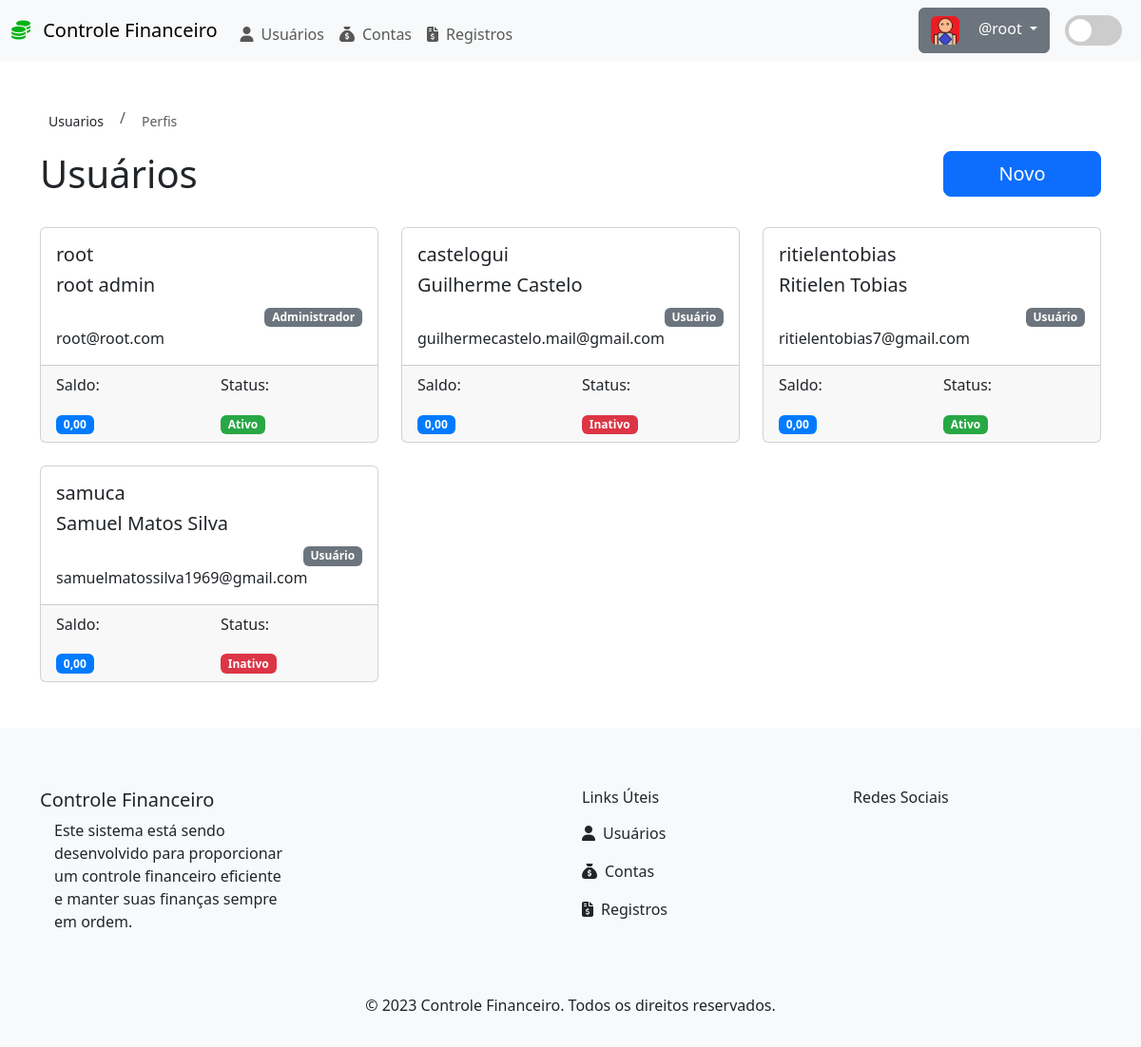
/?page=listarUsuario (signed in), run on an earlier commit of the app's database.
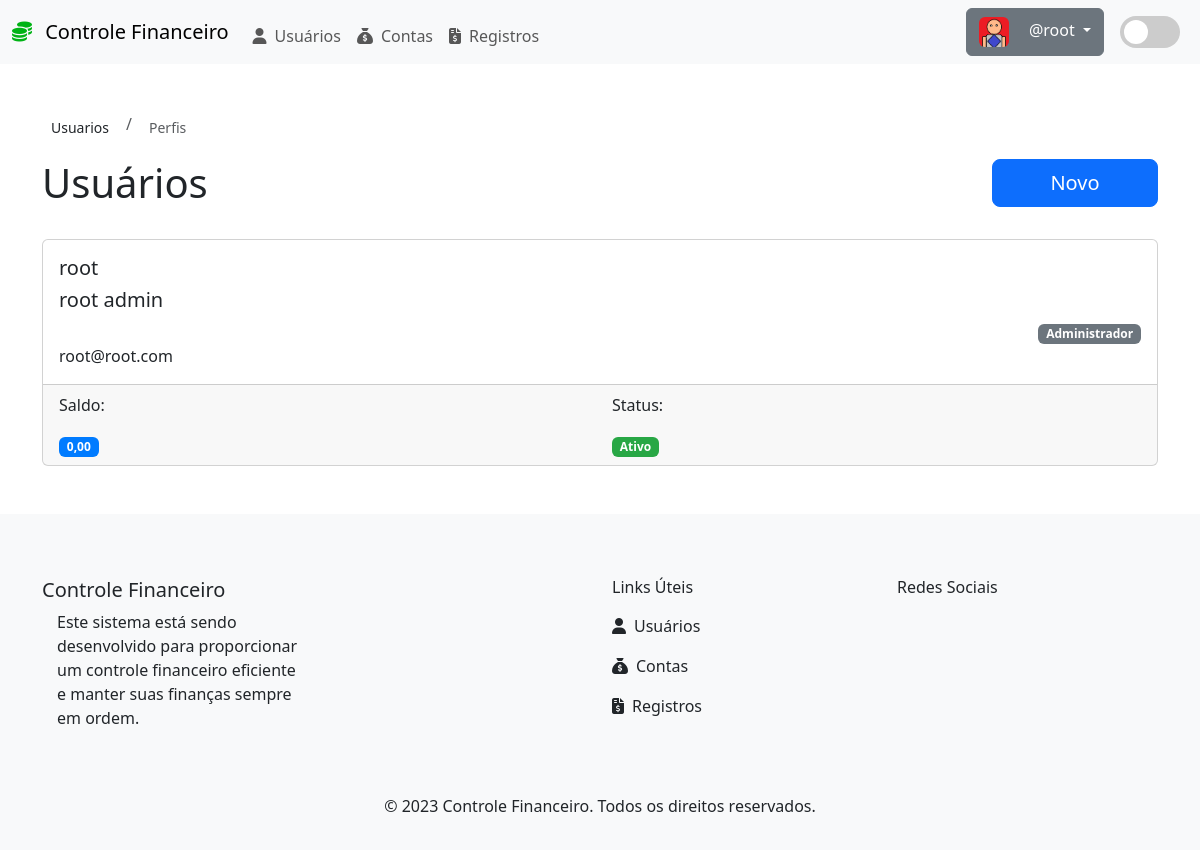
And on a later commit of the database.
### tables this page shows
CREATE TABLE IF NOT EXISTS `usuario` (
  `idUsuario` int UNSIGNED NOT NULL AUTO_INCREMENT,
  `nomeUsuario` varchar(255) DEFAULT NULL,
  `sobrenomeUsuario` varchar(255) DEFAULT NULL,
  `dtNascUsuario` date DEFAULT NULL,
  `username` varchar(255) DEFAULT NULL,
  `emailUsuario` varchar(255) DEFAULT NULL,
  `senhaUsuario` varchar(255) DEFAULT NULL,
  `statusUsuario` tinyint(1) DEFAULT '0',
  PRIMARY KEY (`idUsuario`)
);

### src/usuario/lista.php (the view, shortened to what this page needs)
<div class="row">
  <nav aria-label="breadcrumb">
    <ol class="breadcrumb">
      <li class="breadcrumb-item" aria-current="page">
        <a class="btn btn-sm btn-link" onclick="location.href='?page=listarUsuario'">Usuarios</a>
      </li>
      <li class="breadcrumb-item active">
        <a class="btn btn-sm btn-link" onclick="location.href='#'">Perfis</a>
      </li>
    </ol>
  </nav>
</div>
<div class="row">
  <div class="col-10">
    <h1>Usuários</h1>
  </div>
  <div class="col-2">
    <?php
    include("cadastra.php");
    print $botaoCadastraUsuario;
    ?>
  </div>
</div>
<br>
<?php
$sql = "SELECT * FROM usuario";
$res = $conn->query($sql);
$qtd = $res->num_rows;
if ($qtd > 0) {
  echo $qtd <= 3 ? "<div class='row row-cols-1 row-cols-md-$qtd g-4'>" : '<div class="row row-cols-1 row-cols-md-3 g-4">';
  while ($row = $res->fetch_object()) {
?>
    <div class="col">
      <div class="card h-100" onclick="location.href='?page=editarUsuario&idUsuario=<?php echo $row->idUsuario ?>'">
        <div class="card-body">
          <div class="row">
            <div class="col-8">
              <h5 class="card-title"><?php echo $row->username  ?></h5>
            </div>
            <div class="col-1 m-0">
            </div>
          </div>
          <h5 class="card-title"><?php echo  $row->nomeUsuario . ' ' . $row->sobrenomeUsuario  ?></h5>
          <div class="text-right">
            <small class="badge badge-secondary">
              <?php echo $row->username == 'root' ? "Administrador" : "Usuário" ?>
            </small>
          </div>
          <p class="card-text"><?php echo $row->emailUsuario ?></p>
        </div>
        <div class="card-footer">
          <div class="row">
            <div class="col-6">
              <p class="card-text">Saldo:</p>
              <small class="badge badge-primary">0,00</small>
            </div>
            <div class="col-6">
              <p class="card-text">Status:</p>
              <small class="badge badge-<?php echo $row->statusUsuario == 1 ? "success" : "danger" ?>">
                <?php echo $row->statusUsuario == 1 ? "Ativo" : "Inativo" ?>
              </small>
            </div>
          </div>
        </div>
      </div>
    </div>
  <?php
  }
  echo '</div>';
} ?>

### index.php (shortened to what this page needs)
<?php
$theme = "<script>localStorage.getItem('theme')</script>";
?>
<!DOCTYPE html>
<html lang="pt-br" data-bs-theme="dark <?php $theme == "dark" ? "dark" : "light" ?>">
<head>
  <link rel="stylesheet" href="https://stackpath.bootstrapcdn.com/bootstrap/4.1.3/css/bootstrap.min.css">
  <link href="https://cdn.jsdelivr.net/npm/bootstrap@5.3.0/dist/css/bootstrap.min.css" rel="stylesheet">
  <link rel="stylesheet" href="./css/style-btn-switch.css">
</head>
<body>
  <nav class="navbar navbar-expand-lg bg-body-tertiary">
    <div class="container-fluid">
      <a href="./index.php" class="navbar-brand">
        <i class="fa-solid fa-coins me-2" style="color: #00b315;"></i>
        Controle Financeiro
      </a>
      <div class="offcanvas offcanvas-end" tabindex="-1" id="offcanvasNavbar" aria-labelledby="offcanvasNavbarLabel">
        <div class="offcanvas-body">
          <ul class="navbar-nav mr-auto mt-2">
            <?php include("./src/util/menu.php"); ?>
          </ul>
          <form class="d-flex">
            <?php include("./src/util/controlSession.php"); ?>
            <div class='switch mt-2 me-2'>
              <label for='toggle' class='switch-label'>
              </label>
            </div>
          </form>
        </div>
      </div>
  </nav>
  <div class="container">
    <div class="row">
      <div class="col mt-5">
        <div class="container-fuild">
          <?php
          include("./src/util/pages.php");
          ?>
        </div>
      </div>
    </div>
  </div>
  <?php
  include("./src/util/footer.php");
  ?>
</body>
</html>

### src/util/menu.php
<?php if (!empty($_SESSION)) : ?>
  <li class="nav-item">
    <a class="nav-link" href="?page=listarUsuario">
      <i class="fa-solid fa-user me-2"></i>Usuários
    </a>
  </li>
  <li class="nav-item">
    <a class="nav-link" href="?page=listarConta">
      <i class="fa-solid fa-sack-dollar me-2"></i>Contas
    </a>
  </li>
  <li class="nav-item">
    <a class="nav-link" href="?page=listarTransacoes">
      <i class="fa-solid fa-file-invoice-dollar me-2"></i>Registros
    </a>
  </li>
<?php endif; ?>

### src/util/controlSession.php (shortened to what this page needs)
<?php if (empty($_SESSION)) : ?>
  <div class="btn-group me-3" role="group">
    <button class="btn btn-success me-3 my-sm-0" onclick="location.href='?page=index';">Entrar</button>
  </div>
<?php else : ?>
  <div class="btn-group me-3" role="group">
    <button id="btnGroupDrop1" type="button" class="btn btn-secondary dropdown-toggle" data-toggle="dropdown" aria-haspopup="true" aria-expanded="false">
      <img src="../../assets/images/users-demo/<?php echo $_SESSION['id'] ?>.png" alt="image user" width="30" class="rounded mr-3">
      <?php echo '@' . $_SESSION['username']; ?>
    </button>
  </div>
<?php endif; ?>

### src/util/pages.php
<?php
$pages = [
  "cadastrarUsuario" => "./src/usuario/cadastra.php",
  "listarUsuario" => "./src/usuario/lista.php",
  "salvarUsuario" => "./src/usuario/salvar.php",
  "editarUsuario" => "./src/usuario/edita.php",
  "index" => "./src/session/index.php",
  "login" => "./src/session/login.php",
  "logout" => "./src/session/logout.php",
  "listarConta" => "./src/conta/lista.php",
  "salvarConta" => "./src/conta/salvar.php",
  "editarConta" => "./src/conta/editConta.php",
  "detalhesConta" => "./src/conta/detalhesConta.php",
  "cadastrarCategoria" => "./src/categoriaConta/cadastraCategoria.php",
  "editarCategoria" => "./src/categoriaConta/editaCategoria.php",
  "listarCategoria" => "./src/categoriaConta/listaCategoria.php",
  "salvarCategoria" => "./src/categoriaConta/salvaCategoria.php",
  "cadastrarTransacao" => "./src/registro/transacao/cadastraTransacao.php",
  "editarTransacao" => "./src/registro/transacao/editaTransacao.php",
  "listarTransacoes" => "./src/registro/transacao/listaTransacoes.php",
  "salvarTransacao" => "./src/registro/transacao/salvaTransacao.php",
  "cadastrarCategoriaRegistro" => "./src/registro/categoria/cadastraCategoriaRegistro.php",
  "editarCategoriaRegistro" => "./src/registro/categoria/editaCategoriaRegistro.php",
  "listarCategoriaRegistro" => "./src/registro/categoria/listaCategoriaRegistro.php",
  "salvarCategoriaRegistro" => "./src/registro/categoria/salvaCategoriaRegistro.php",
];
$page = @$_REQUEST["page"];
if (array_key_exists($page, $pages)) {
  include($pages[$page]);
} else {
  include("./src/dashboard/home.php");
}

### src/usuario/cadastra.php (shortened to what this page needs)
<?php
$botaoCadastraUsuario = '
<button type="button" class="btn btn-primary btn-lg btn-block" data-toggle="modal" data-target="#ExemploModalCentralizado">
  Novo
</button>';

### src/util/footer.php (shortened to what this page needs)
<div class="py-3 bg-body-tertiary mt-5">
  <footer>
    <div class="container mt-5">
      <div class="row">
        <div class="col-lg-6">
          <h5>Controle Financeiro</h5>
          <p class="col-lg-6">Este sistema está sendo desenvolvido para proporcionar um controle financeiro eficiente e manter suas finanças sempre em ordem.</p>
        </div>
        <div class="col-lg-3">
          <h6>Links Úteis</h6>
          <ul class="navbar-nav mr-auto mt-2">
            <?php include("./src/util/menu.php"); ?>
          </ul>
        </div>
        <div class="col-lg-3">
          <h6>Redes Sociais</h6>
        </div>
      </div>
      <div class="row mt-5">
        <div class="col-lg-12">
          <p class="text-center">&copy; 2023 Controle Financeiro. Todos os direitos reservados.</p>
        </div>
      </div>
    </div>
  </footer>
</div>

### css/style-btn-switch.css (style rules this page uses)
.switch { position: relative; display: inline-block; width: 60px; height: 40px; }
.switch-label { position: absolute; top: 0; left: 0; right: 0; bottom: 0; cursor: pointer; background-color: #ccc; border-radius: 34px; transition: background-color 0.3s ease-in-out; }
.switch-label:before { content: ''; position: absolute; left: 4px; bottom: 4px; width: 24px; height: 24px; border-radius: 50%; background-color: #fff; transition: transform 0.3s ease-in-out; }

What changed in the data, as far as the page shows it:
removed usuario: username "castelogui", nomeUsuario "Guilherme", sobrenomeUsuario "Castelo", shows "Usuário", emailUsuario "guilhermecastelo.mail@gmail.com", statusUsuario "Inativo"
removed usuario: username "ritielentobias", nomeUsuario "Ritielen", sobrenomeUsuario "Tobias", shows "Usuário", emailUsuario "ritielentobias7@gmail.com", statusUsuario "Ativo"
removed usuario: username "samuca", nomeUsuario "Samuel", sobrenomeUsuario "Matos Silva", shows "Usuário", emailUsuario "samuelmatossilva1969@gmail.com", statusUsuario "Inativo"
